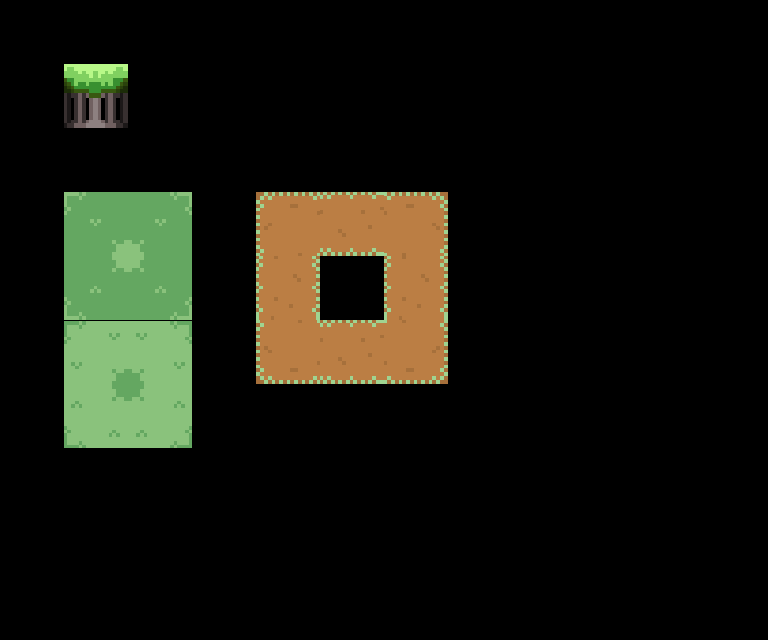

Below is a game level as drawn by its tile map, then a one-line description and the .tmx file that defines it, in full:
An orthogonal 12x10 tile map with 64x64 px tiles, 1 tile layer (Camada de Blocos 1).

<map version="1.9" tiledversion="1.9.2" orientation="orthogonal" renderorder="right-down" width="12" height="10" tilewidth="64" tileheight="64" infinite="0" nextlayerid="2" nextobjectid="1">
 <tileset firstgid="1" source="tilemapTowerDefenser.tsx" />
 <layer id="1" name="Camada de Blocos 1" width="12" height="10">
  <data encoding="csv">
0,0,0,0,0,0,0,0,0,0,0,0,
0,11,0,0,0,0,0,0,0,0,0,0,
0,0,12,13,14,15,16,17,18,0,0,0,
0,20,21,22,23,24,25,26,27,0,0,0,
0,29,30,31,32,33,34,35,36,0,0,0,
0,38,39,40,41,42,43,44,45,0,0,0,
0,47,48,49,50,51,52,53,54,0,0,0,
0,0,0,0,0,0,0,0,0,0,0,0,
0,0,0,0,0,0,0,0,0,0,0,0,
0,0,0,0,0,0,0,0,0,0,0,0
</data>
 </layer>
</map>